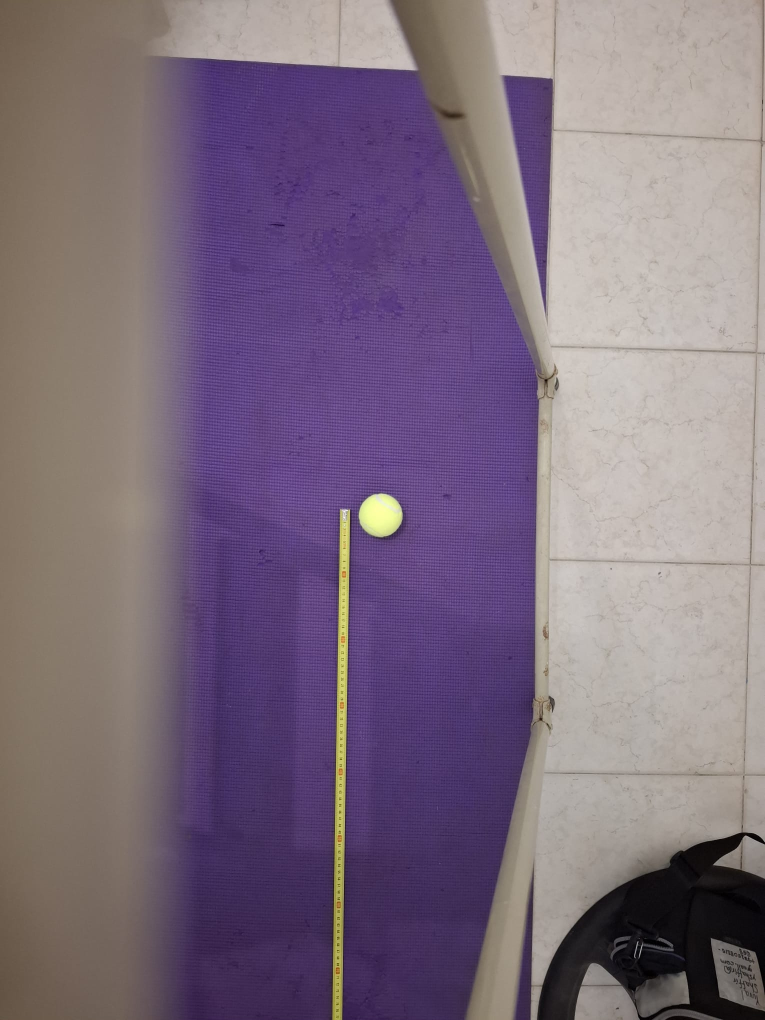
#> input picture calibration/new_ball_calibration/109.5_0.jpeg, 1530 x 2040 px (shown at 1/2 size)
$ python -i calibrate.py   (imports and definitions only)
#> lines starting #> are read from the running program, lines starting #| are printed output that depends on the picture
#> further down, picture is the input picture: shape (2040, 1530, 3); mean B, G, R 125.4, 108.4, 124.4
import os
import cv2
import numpy as np
from typing import List, Union, Dict, Any, Sequence, Tuple
import chessboard as chess
import LinearModel

IMG_DIR = r'C:\Users\Yuval\PycharmProjects\3D_vision_final_project\calibration\new_ball_calibration'
TEST_DIR = r'C:\Users\Yuval\PycharmProjects\3D_vision_final_project\test_images'


# Define the return type with Mat (OpenCV) and ndarray (NumPy)
# [13 lines left out: function get_images, not called in this run]


def correct_and_enhance_image(image: Union[np.ndarray, cv2.Mat]) -> Union[np.ndarray, cv2.Mat]:
    # Apply CLAHE to enhance contrast
    lab = cv2.cvtColor(image, cv2.COLOR_BGR2LAB)
#> lab: shape (2040, 1530, 3); mean of channels 0, 1, 2 120.7, 138.6, 120.4
    l, a, b = cv2.split(lab)
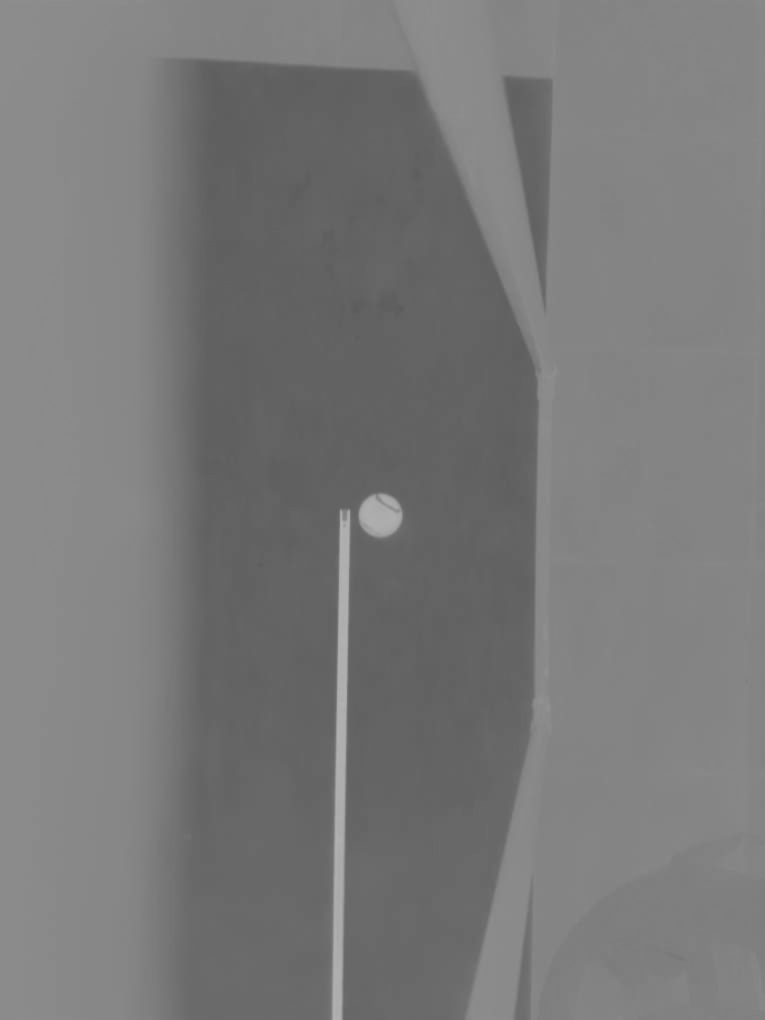
#> b: shape (2040, 1530) (shown at 1/2 size); min 91, max 180, mean 120.4
    clahe = cv2.createCLAHE(clipLimit=3.0, tileGridSize=(8, 8))
    l = clahe.apply(l)
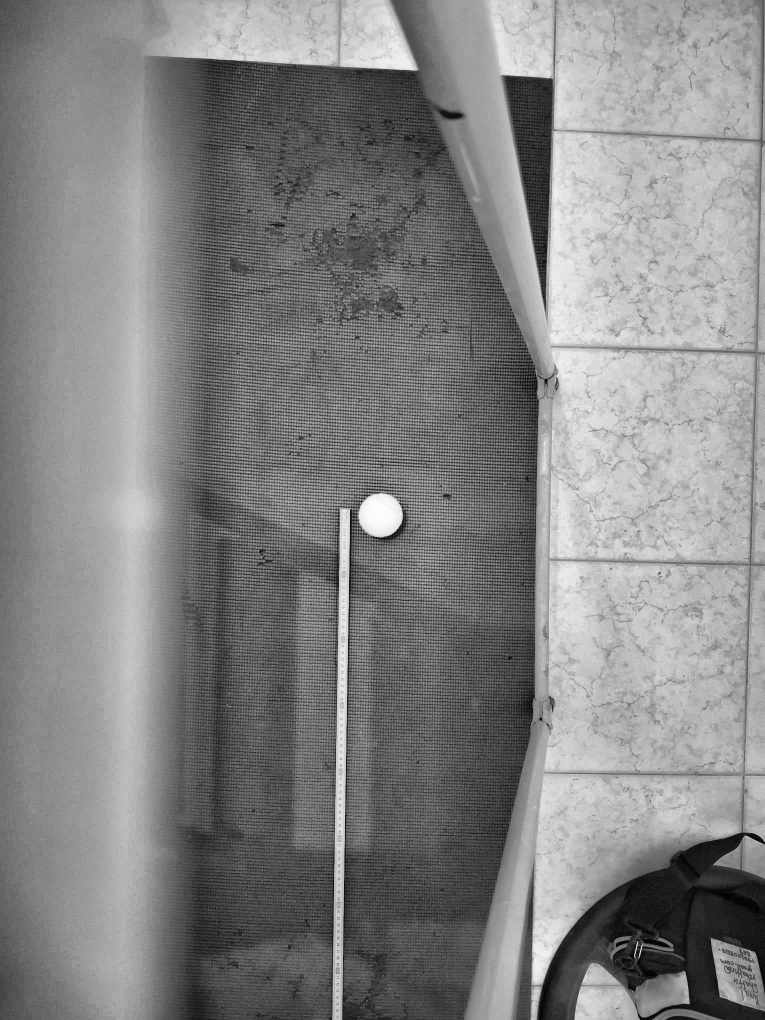
#> l: shape (2040, 1530) (shown at 1/2 size); min 1, max 255, mean 131.2
    enhanced_lab = cv2.merge((l, a, b))
#> enhanced_lab: shape (2040, 1530, 3); mean of channels 0, 1, 2 131.2, 138.6, 120.4
    image = cv2.cvtColor(enhanced_lab, cv2.COLOR_LAB2BGR)

    # [11 lines of commented-out code are left out]
    hsv = cv2.cvtColor(image, cv2.COLOR_BGR2HSV)
#> hsv: shape (2040, 1530, 3); mean H, S, V 70.1, 66.2, 147.4
    h, s, v = cv2.split(hsv)
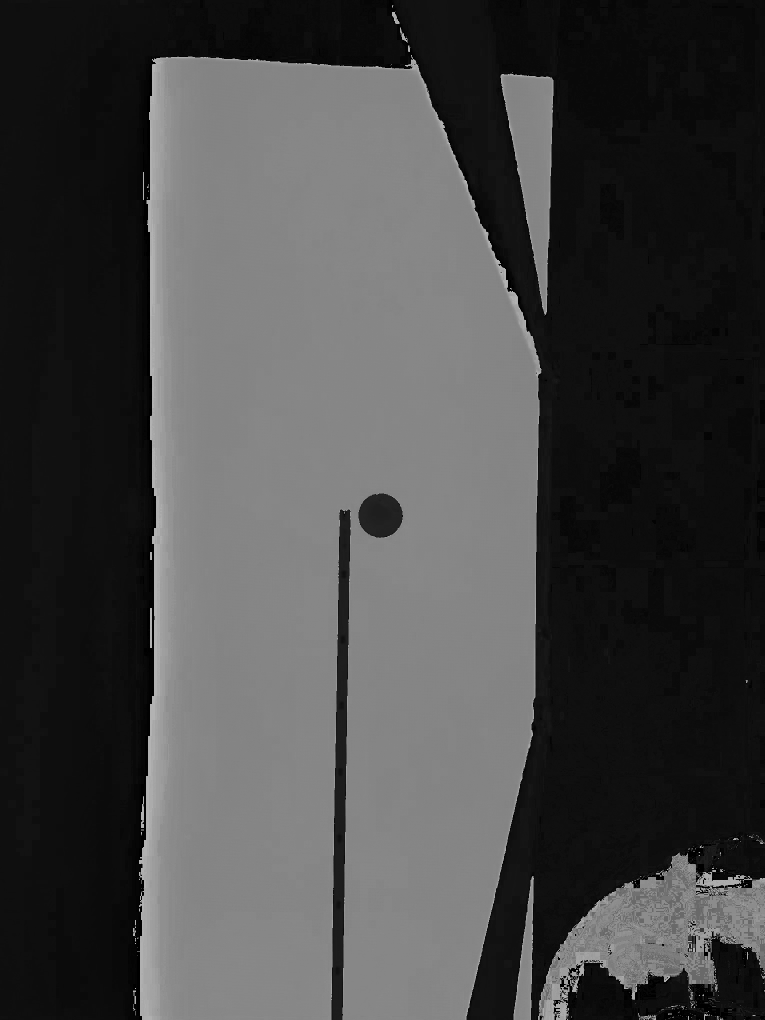
#> h: shape (2040, 1530) (shown at 1/2 size); min 0, max 179, mean 70.1
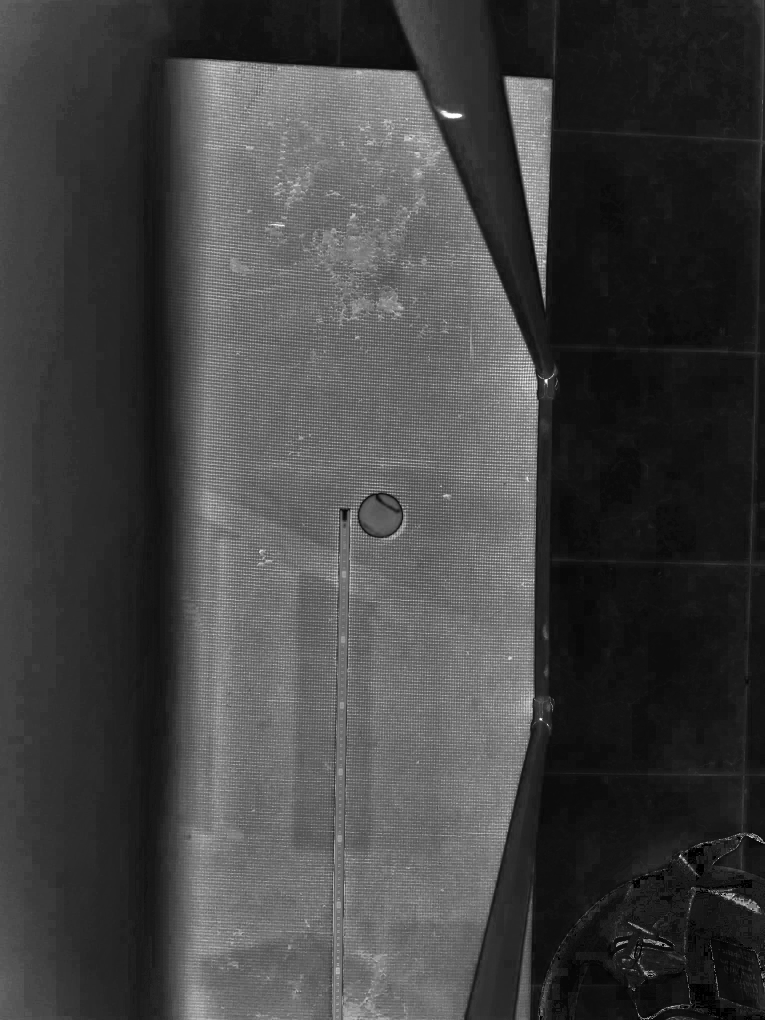
#> s: shape (2040, 1530) (shown at 1/2 size); min 0, max 255, mean 66.2

    # Apply histogram equalization to the V channel to correct for pinhole effect and adjust brightness
    v = cv2.equalizeHist(v)

    # Merge the channels back
    v = cv2.add(v, 10)  # Increase brightness further
    corrected_hsv = cv2.merge((h, s, v))
#> corrected_hsv: shape (2040, 1530, 3); mean H, S, V 70.1, 66.2, 138.2

    # Convert back to BGR color space
    corrected_image = cv2.cvtColor(corrected_hsv, cv2.COLOR_HSV2BGR)
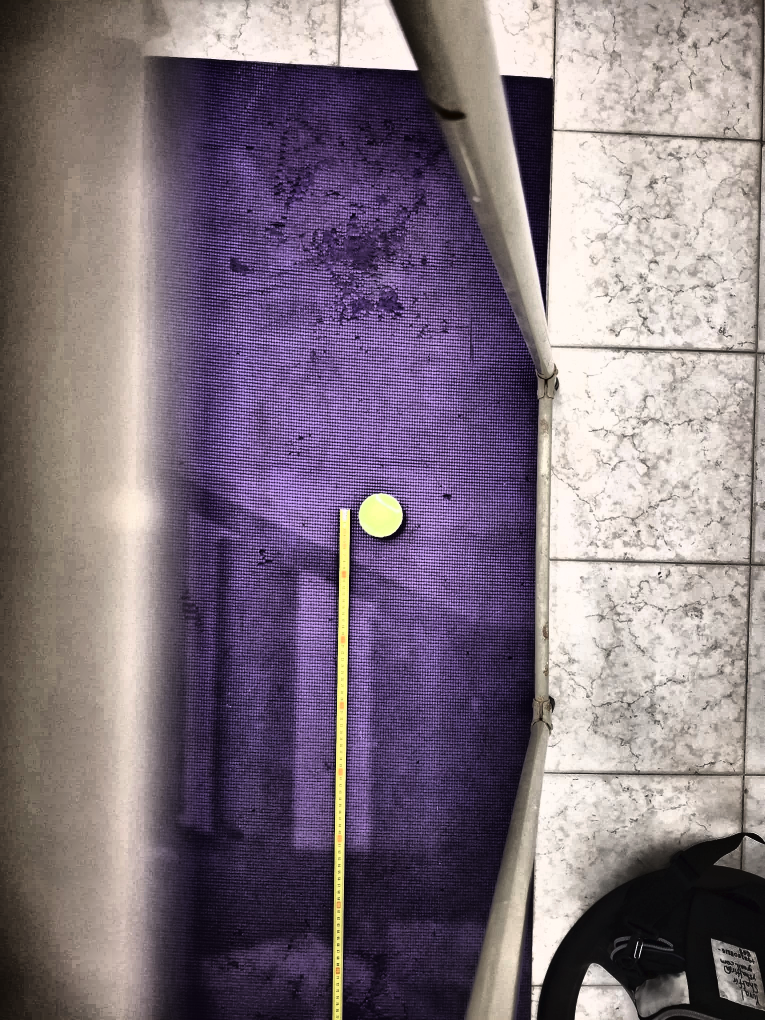
#> corrected_image: shape (2040, 1530, 3) (shown at 1/2 size); mean B, G, R 126.8, 115.6, 129.2
    return corrected_image


# [142 lines left out: functions detect_ellipses, get_ellipse_direction_radius, resize_image, not called in this run]


import pandas as pd
from scipy.optimize import curve_fit
import matplotlib.pyplot as plt


# Create a directory to save the undistorted images
calibrated_dir = os.path.join(IMG_DIR, 'calibrated_images')
# [1 line not run here, left out]


# [207 lines left out: functions undistort_image, calculate_distance, get_image_center, calibrate_camera, predict_ball_distance, calculate_distance_to_camera, not called in this run]


# [3 lines not run here, left out]

>>> import cv2
>>> picture = cv2.imread('../calibration/new_ball_calibration/109.5_0.jpeg')
>>> result = correct_and_enhance_image(picture)
